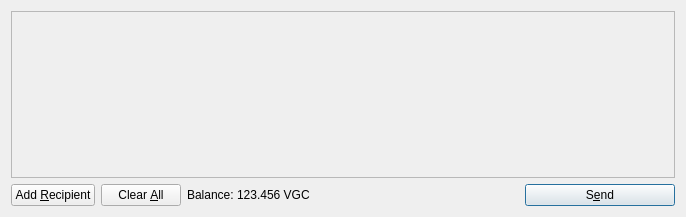
<?xml version="1.0" encoding="UTF-8"?>
<ui version="4.0">
 <class>SendCoinsDialog</class>
 <widget class="QDialog" name="SendCoinsDialog">
  <property name="geometry">
   <rect>
    <x>0</x>
    <y>0</y>
    <width>686</width>
    <height>217</height>
   </rect>
  </property>
  <property name="windowTitle">
   <string>Send Coins</string>
  </property>
  <layout class="QVBoxLayout" name="verticalLayout">
   <item>
    <widget class="QScrollArea" name="scrollArea">
     <property name="widgetResizable">
      <bool>true</bool>
     </property>
     <widget class="QWidget" name="scrollAreaWidgetContents">
      <property name="geometry">
       <rect>
        <x>0</x>
        <y>0</y>
        <width>666</width>
        <height>165</height>
       </rect>
      </property>
      <layout class="QVBoxLayout" name="verticalLayout_2">
       <property name="margin">
        <number>0</number>
       </property>
       <item>
        <layout class="QVBoxLayout" name="entries">
         <property name="spacing">
          <number>6</number>
         </property>
        </layout>
       </item>
       <item>
        <spacer name="verticalSpacer">
         <property name="orientation">
          <enum>Qt::Vertical</enum>
         </property>
         <property name="sizeHint" stdset="0">
          <size>
           <width>20</width>
           <height>40</height>
          </size>
         </property>
        </spacer>
       </item>
      </layout>
     </widget>
    </widget>
   </item>
   <item>
    <layout class="QHBoxLayout" name="horizontalLayout">
     <item>
      <widget class="QPushButton" name="addButton">
       <property name="toolTip">
        <string>Send to multiple recipients at once</string>
       </property>
       <property name="text">
        <string>Add &amp;Recipient</string>
       </property>
       <property name="icon">
        <iconset resource="../vegascoin.qrc">
         <normaloff>:/icons/add</normaloff>:/icons/add</iconset>
       </property>
       <property name="autoDefault">
        <bool>false</bool>
       </property>
      </widget>
     </item>
     <item>
      <widget class="QPushButton" name="clearButton">
       <property name="sizePolicy">
        <sizepolicy hsizetype="Minimum" vsizetype="Fixed">
         <horstretch>0</horstretch>
         <verstretch>0</verstretch>
        </sizepolicy>
       </property>
       <property name="toolTip">
        <string>Remove all transaction fields</string>
       </property>
       <property name="text">
        <string>Clear &amp;All</string>
       </property>
       <property name="icon">
        <iconset resource="../vegascoin.qrc">
         <normaloff>:/icons/remove</normaloff>:/icons/remove</iconset>
       </property>
       <property name="autoRepeatDelay">
        <number>300</number>
       </property>
       <property name="autoDefault">
        <bool>false</bool>
       </property>
      </widget>
     </item>
     <item>
      <layout class="QHBoxLayout" name="horizontalLayout_2">
       <property name="spacing">
        <number>3</number>
       </property>
       <item>
        <widget class="QLabel" name="label">
         <property name="text">
          <string>Balance:</string>
         </property>
        </widget>
       </item>
       <item>
        <widget class="QLabel" name="labelBalance">
         <property name="cursor">
          <cursorShape>IBeamCursor</cursorShape>
         </property>
         <property name="text">
          <string>123.456 VGC</string>
         </property>
         <property name="textInteractionFlags">
          <set>Qt::LinksAccessibleByMouse|Qt::TextSelectableByKeyboard|Qt::TextSelectableByMouse</set>
         </property>
        </widget>
       </item>
      </layout>
     </item>
     <item>
      <spacer name="horizontalSpacer">
       <property name="orientation">
        <enum>Qt::Horizontal</enum>
       </property>
       <property name="sizeHint" stdset="0">
        <size>
         <width>40</width>
         <height>20</height>
        </size>
       </property>
      </spacer>
     </item>
     <item>
      <widget class="QPushButton" name="sendButton">
       <property name="minimumSize">
        <size>
         <width>150</width>
         <height>0</height>
        </size>
       </property>
       <property name="toolTip">
        <string>Confirm the send action</string>
       </property>
       <property name="text">
        <string>S&amp;end</string>
       </property>
       <property name="icon">
        <iconset resource="../vegascoin.qrc">
         <normaloff>:/icons/send</normaloff>:/icons/send</iconset>
       </property>
       <property name="default">
        <bool>true</bool>
       </property>
      </widget>
     </item>
    </layout>
   </item>
  </layout>
 </widget>
 <resources>
  <include location="../vegascoin.qrc"/>
 </resources>
 <connections/>
</ui>
